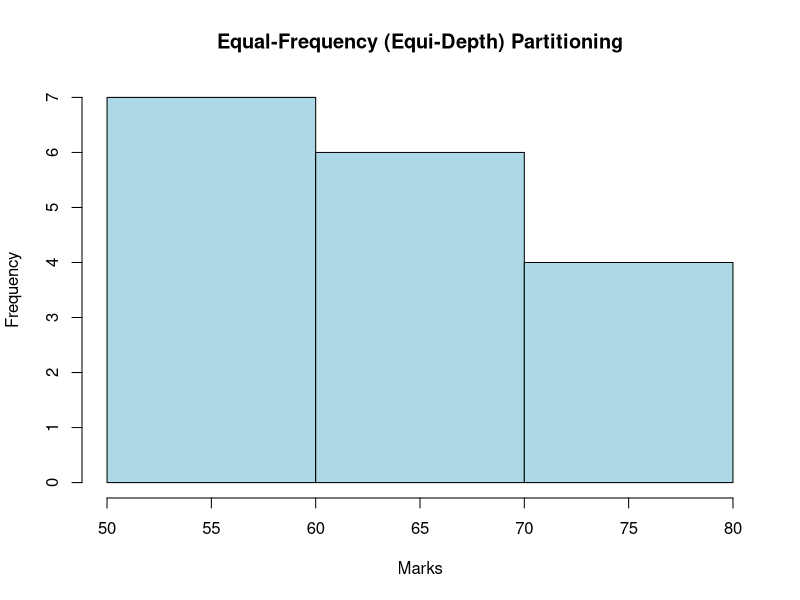

Generate this figure with R:
marks <- c(55, 60, 71, 63, 55, 65, 50, 55, 58, 59, 61, 63, 65, 67, 71, 72, 75)
num_bins <- 3
bins_eq_frequency <- cut(marks, breaks = num_bins, labels = FALSE)
hist(marks, breaks = num_bins, col = "lightblue", xlab = "Marks", main = "Equal-Frequency (Equi-Depth) Partitioning")
bin_mean <- tapply(marks, cut(marks, num_bins), mean)
smoothed_data_by_mean <- unname(bin_mean[as.character(cut(marks, num_bins))])
bin_median <- tapply(marks, cut(marks, num_bins), median)
smoothed_data_by_median <- unname(bin_median[as.character(cut(marks, num_bins))])
bin_boundaries <- tapply(marks, cut(marks, num_bins), function(x) c(min(x), max(x)))
smoothed_data_by_boundaries <- unlist(bin_boundaries[as.character(cut(marks, num_bins))])
cat("Original data:\n")
print(marks)
cat("\nSmoothed data by bin mean:\n")
print(smoothed_data_by_mean)
cat("\nSmoothed data by bin median:\n")
print(smoothed_data_by_median)
cat("\nSmoothed data by bin boundaries:\n")
print(smoothed_data_by_boundaries)